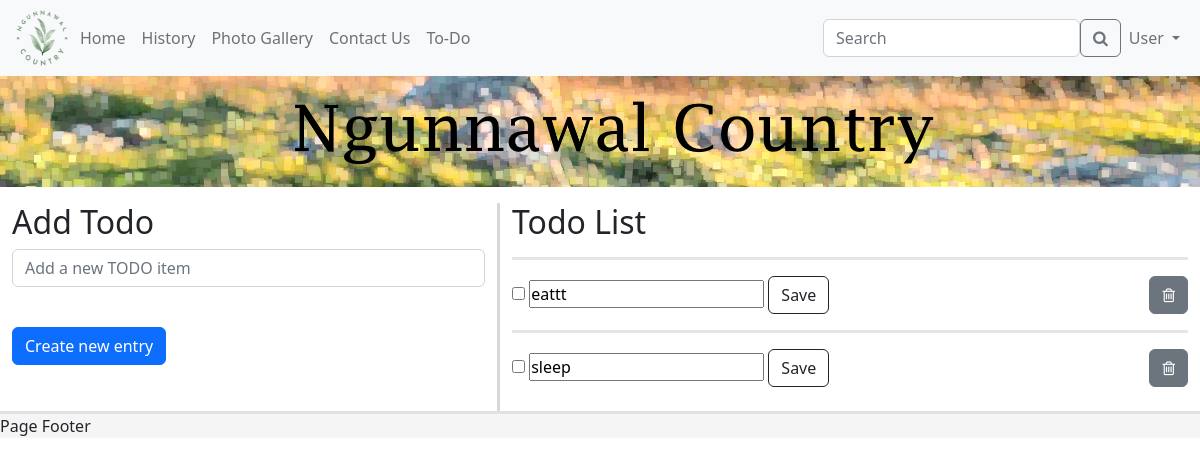
/todo (signed in), run on the app's committed database.
### models.py (models this page shows, shortened)
class User(UserMixin, db.Model):
    id = db.Column(db.Integer, primary_key=True)
    email_address = db.Column(db.String(255), unique=True)
    name = db.Column(db.String(255))
    password_hash = db.Column(db.String(255))
    user_level = db.Column(db.Integer)
    active = db.Column(db.Boolean)

class todo (db.Model):
    id = db.Column(db.Integer, primary_key=True, autoincrement=True)
    user_id = db.Column(db.Integer)
    text = db.Column(db.Text)
    done = db.Column(db.Boolean)

### app.py (the view, shortened to what this page needs)
@app.route('/todo', methods=["POST", "GET"])
def todo_page():
    if current_user.is_anonymous:  # if the user isn't logged in
        all_todo = db.session.query(todo).filter_by(user_id=0).all()  # gets nothing
    else:
        all_todo = db.session.query(todo).filter_by(user_id=current_user.id).all()  # gets all todos of user logged in
    form = TodoForm()
    return render_template("todo.html", todos=all_todo, form=form, user=current_user)  # sends the user back to the to do page

### forms.py
class TodoForm(FlaskForm):
    text = StringField('text', validators=[DataRequired()],
                       render_kw={"placeholder": "Add a new TODO item", "class": "form-control"})
    submit = SubmitField('Create new entry', render_kw={"class": "btn btn-primary"})

### models.py (called while the page is built)
@login.user_loader
def load_user(id):
    return User.query.get(int(id))

### templates/todo.html (shortened to what this page needs)
{% extends 'template.html' %}
{% block cellContent1 %}
    <div class="row">
        <div class="col-5 vertical-divider">
            <h2>Add Todo</h2>
            <form method="POST" action="">
                <p>
                    {{ form.text(size=32) }}<br>
                </p>
                <p>
                    {{ form.submit(size=32) }}<br>
                </p>
            </form>
        </div>
        <div class="col-7">
            <h2>Todo List</h2>
            {% for todo in todos %}
                <p>
                <hr class="horizontal-divider">
                <form class="inline" method="POST" action="/todoedit/{{ todo.id }}">
                    <input type="checkbox" name="done" >
                    <input type="text" title="{{ todo.dateAdded }}" value="{{ todo.text }}" name="text"
                           class="form-floating">
                    <button type="submit" value="update" class="btn btn-outline-dark">Save</button>
                </form>
                <form class="inline" method="GET" action="/todoedit/{{ todo.id }}">
                    <button style="float: right" type="submit" value="delete" class="btn btn-secondary"><i
                            class="fa fa-trash-o"></i></button>
                </form>
                <br>
            {% endfor %}
            <br>
        </div>
    </div>
{% endblock %}

### templates/template.html (shortened to what this page needs)
<!DOCTYPE html>
<html lang="en">
<head>
    <link rel="stylesheet" href="/static/ngunnawal.css">
    <link rel="stylesheet" href="/static/css/bootstrap.css">
    <link rel="stylesheet" href="https://cdnjs.cloudflare.com/ajax/libs/font-awesome/4.7.0/css/font-awesome.min.css">
</head>
<body>
<nav class="navbar navbar-expand-lg bg-light sticky-top">
    <div class="container-fluid">
        <a href="/">
            <img src="/static/images/logo.png" alt="logo" width="60" height="60">
        </a>
        <div class="collapse navbar-collapse" id="navbarNav">
            <ul class="navbar-nav">
                <li class="nav-item">
                    <a class="nav-link underline" href="/">Home</a>
                </li>
                <li class="nav-item">
                    <a class="nav-link underline" href="/history">History</a>
                </li>
                {% if user.user_level == 2 %}
                    <li class="nav-item dropdown">
                        <a class="nav-link dropdown-toggle underline" href="/" id="navbarDropdown" role="button"
                           data-bs-toggle="dropdown" aria-expanded="false">
                            Photo Gallery
                        </a>
                        <ul class="dropdown-menu dropdown-menu-light"
                            aria-labelledby="navbarDropdown">
                            <li><a class="dropdown-item underline" href="/gallery">Photo Gallery</a></li>
                            <div class="dropdown-divider"></div>
                            <li><a class="dropdown-item underline" href="/admin/list_all_photos">All Photos</a></li>
                        </ul>
                    </li>
                    <li class="nav-item dropdown">
                        <a class="nav-link dropdown-toggle underline" href="/" id="navbarDropdown" role="button"
                           data-bs-toggle="dropdown" aria-expanded="false">
                            Contact Us
                        </a>
                        <ul class="dropdown-menu dropdown-menu-light"
                            aria-labelledby="navbarDropdown">
                            <li><a class="dropdown-item underline" href="/contact">Contact Page</a></li>
                            <div class="dropdown-divider"></div>
                            <li><a class="dropdown-item underline" href="/contact_messages">Contact Messages</a></li>
                        </ul>
                    </li>
                    <li>
                        <a class="nav-link underline" href="/admin/list_all_users">All users</a>
                    </li>
                {% else %}
                    <li class="nav-item">
                        <a class="nav-link underline" href="/gallery">Photo Gallery</a>
                    </li>
                    <li class="nav-item">
                        <a class="nav-link underline" href="/contact">Contact Us</a>
                    </li>
                {% endif %}
                <li class="nav-item">
                    <a class="nav-link underline" href="/todo">To-Do</a>
                </li>
            </ul>
        </div>
        <form class="d-flex" role="search">
            <input class="form-control" type="search" placeholder="Search" aria-label="Search">
            <button class="btn btn-outline-secondary" type="submit"><i class="fa fa-search"></i></button>
        </form>
        <div class="nav navbar-nav">
            {% if user.is_anonymous %}
                <li class="nav-item dropdown">
                    <a class="nav-link dropdown-toggle underline" href="/" id="navbarDropdown" role="button"
                       data-bs-toggle="dropdown" aria-expanded="false">
                        Log in
                    </a>
                    <ul class="dropdown-menu dropdown-menu-light dropdown-menu-end" aria-labelledby="navbarDropdown">
                        <li><a class="dropdown-item" href="/login">Log In</a></li>
                        <div class="dropdown-divider"></div>
                        <li><a class="dropdown-item" href="/register">Register Account</a></li>
                    </ul>
                </li>
            {% else %}
                <li class="nav-item dropdown">
                    <a class="nav-link dropdown-toggle underline" href="/" id="navbarDropdown" role="button"
                       data-bs-toggle="dropdown" aria-expanded="false">
                        {{ user.name }}
                    </a>
                </li>
            {% endif %}
        </div>
    </div>
</nav>
<div class="banner">
    <img style="margin-bottom: 0.5em" src="/static/images/banner_small.png" alt="website banner">
</div>
<div class="container-fluid">
    <div class="row">
        <div class="col-12 align-centre">
        </div>
    </div>
    <div class="row">
        <div class="col-12">
            {% block cellContent1 %} {% endblock %}
        </div>
    </div>
</div>
<div class="footer sticky-bottom border-top border-3">
    Page Footer
</div>
</body>
</html>

### static/ngunnawal.css (style rules this page uses)
* { margin: 0; padding: 0; box-sizing: border-box; }
body { background-color: #cff2ec; }
.banner > img { display: block; margin-left: auto; margin-right: auto; max-height: 100%; max-width: 100%; height: auto; }
.align-centre { text-align: center; }
.inline { display: inline; }
.footer { overflow: hidden; background-color: rgb(245, 245, 245); width: 100%; bottom: 0; }
hr.horizontal-divider { border-top: 3px solid #969696; }
.vertical-divider { border-right: 3px solid #d8d8d8; }

### data on the page
User: name "User"
todo: text "eattt"
todo: text "sleep"
